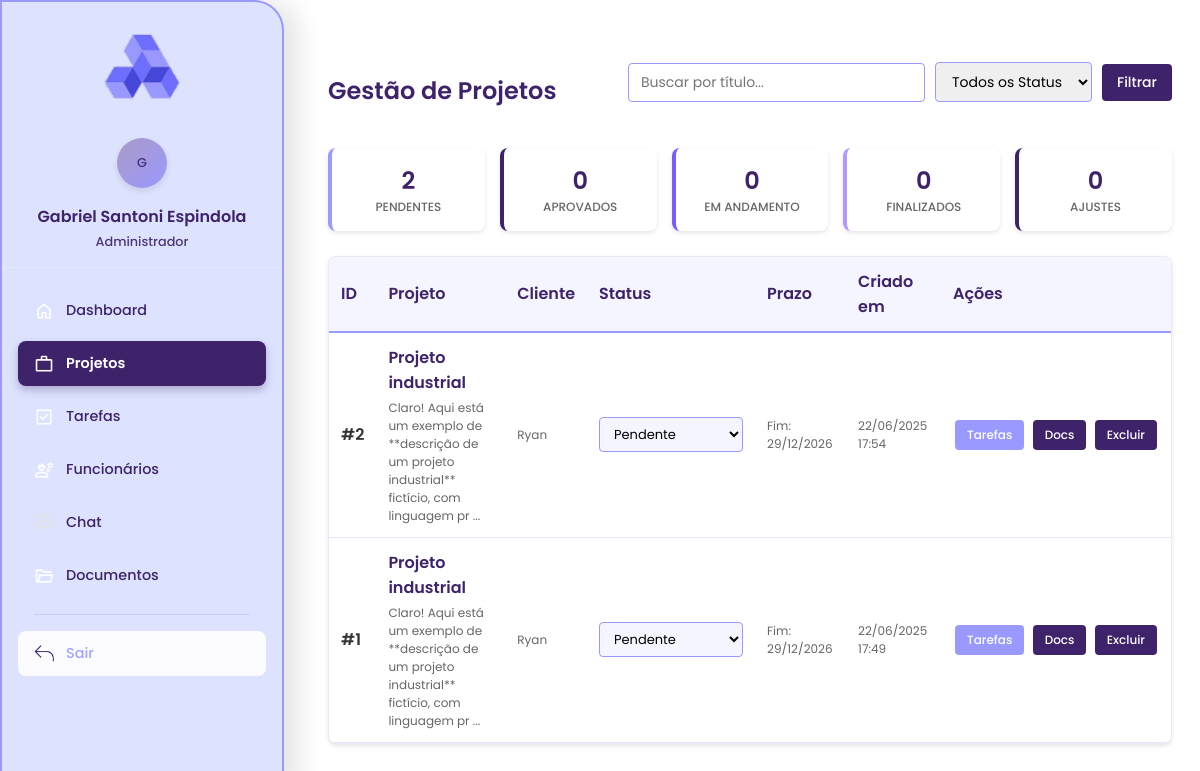
Screenshot of /gestor/projetos/listar_projetos.php (signed in) with the database file from the repository.
### tables this page shows
CREATE TABLE `projetos` (
  `id` int(11) NOT NULL,
  `titulo` varchar(255) NOT NULL,
  `descricao` text DEFAULT NULL,
  `cliente_id` int(11) DEFAULT NULL,
  `status` enum('pendente','aprovado','em_andamento','finalizado','ajustes') DEFAULT 'pendente',
  `data_inicio` date DEFAULT NULL,
  `data_fim` date DEFAULT NULL,
  `criado_em` timestamp NOT NULL DEFAULT current_timestamp()
);

### gestor/projetos/listar_projetos.php (the view, shortened to what this page needs)
listar projetos gestor <?php
require '../../conexao.php';
$busca = $_GET['busca'] ?? '';
$sql = "SELECT DISTINCT p.id, p.titulo, p.descricao, p.status, p.data_inicio, p.data_fim, p.criado_em,
               CASE
                   WHEN u.tipo = 'admin' OR u.id IS NULL THEN 'Sistema'
                   ELSE u.nome
               END as cliente_nome
        FROM projetos p
        LEFT JOIN usuarios u ON p.cliente_id = u.id
        WHERE 1=1";
$params = [];
$types = '';
$sql .= " ORDER BY p.criado_em DESC";
if (!empty($params)) {
    $stmt = $conn->prepare($sql);
    $stmt->bind_param($types, ...$params);
    $stmt->execute();
    $result = $stmt->get_result();
} else {
    $result = $conn->query($sql);
}
$stats_result = $conn->query("SELECT status, COUNT(*) as total FROM projetos GROUP BY status");
$stats = [];
while ($row = $stats_result->fetch_assoc()) {
    $stats[$row['status']] = $row['total'];
}
?>
<?php include '../sidebar.php'; ?>
<!DOCTYPE html>
<html lang="pt-BR">
<head>
    <link rel="stylesheet" href="../css/geral.css">
</head>
<body>
    <div class="main-content">
        <div class="header-section">
            <h2>Gestão de Projetos</h2>
            <form method="get" class="search-filters">
                <input type="text" name="busca" placeholder="Buscar por título..."
                       value="<?= htmlspecialchars($busca) ?>">
                <select name="status">
                    <option value="">Todos os Status</option>
                </select>
                <button type="submit"> Filtrar</button>
            </form>
        </div>
        <div class="stats-cards">
            <div class="stat-card pendente">
                <div class="stat-number"><?= $stats['pendente'] ?? 0 ?></div>
                <div class="stat-label">Pendentes</div>
            </div>
            <div class="stat-card aprovado">
                <div class="stat-number"><?= $stats['aprovado'] ?? 0 ?></div>
                <div class="stat-label">Aprovados</div>
            </div>
            <div class="stat-card em_andamento">
                <div class="stat-number"><?= $stats['em_andamento'] ?? 0 ?></div>
                <div class="stat-label">Em Andamento</div>
            </div>
            <div class="stat-card finalizado">
                <div class="stat-number"><?= $stats['finalizado'] ?? 0 ?></div>
                <div class="stat-label">Finalizados</div>
            </div>
            <div class="stat-card ajustes">
                <div class="stat-number"><?= $stats['ajustes'] ?? 0 ?></div>
                <div class="stat-label">Ajustes</div>
            </div>
        </div>
        <div class="projects-table">
            <table>
                <thead>
                    <tr>
                        <th>ID</th>
                        <th>Projeto</th>
                        <th>Cliente</th>
                        <th>Status</th>
                        <th>Prazo</th>
                        <th>Criado em</th>
                        <th>Ações</th>
                    </tr>
                </thead>
                <tbody>
                    <?php if ($result->num_rows > 0): ?>
                        <?php while ($projeto = $result->fetch_assoc()): ?>
                            <tr data-project-id="<?= $projeto['id'] ?>">
                                <td><strong>#<?= $projeto['id'] ?></strong></td>
                                <td>
                                    <div class="project-title"><?= htmlspecialchars($projeto['titulo']) ?></div>
                                    <?php if ($projeto['descricao']): ?>
                                        <div class="project-description">
                                            <?= htmlspecialchars(substr($projeto['descricao'], 0, 100)) ?>
                                            <?= strlen($projeto['descricao']) > 100 ? '...' : '' ?>
                                        </div>
                                    <?php endif; ?>
                                </td>
                                <td>
                                    <div class="client-name">
                                        <?= $projeto['cliente_nome'] ? htmlspecialchars($projeto['cliente_nome']) : 'N/A' ?>
                                    </div>
                                </td>
                                <td>
                                    <select class="status-select" data-project-id="<?= $projeto['id'] ?>"
                                            data-current-status="<?= $projeto['status'] ?>">
                                        <option value="pendente" <?= $projeto['status'] === 'pendente' ? 'selected' : '' ?>>
                                            Pendente
                                        </option>
                                    </select>
                                </td>
                                <td>
                                    <?php if ($projeto['data_inicio'] || $projeto['data_fim']): ?>
                                        <div class="date-info">
                                            <?php if ($projeto['data_fim']): ?>
                                                <div>Fim: <?= date('d/m/Y', strtotime($projeto['data_fim'])) ?></div>
                                            <?php endif; ?>
                                        </div>
                                    <?php else: ?>
                                        <span class="text-muted">-</span>
                                    <?php endif; ?>
                                </td>
                                <td>
                                    <div class="date-info">
                                        <?= date('d/m/Y H:i', strtotime($projeto['criado_em'])) ?>
                                    </div>
                                </td>
                                <td class="actions-cell">
                                    <a href="ver_tarefas.php?projeto_id=<?= $projeto['id'] ?>"
                                       class="btn btn-info" title="Ver Tarefas">
                                        Tarefas
                                    </a>
                                    <a href="ver_documentos.php?projeto_id=<?= $projeto['id'] ?>"
                                       class="btn btn-primary" title="Ver Documentos">
                                        Docs
                                    </a>
                                    <button class="btn btn-danger delete-btn"
                                            data-project-id="<?= $projeto['id'] ?>"
                                            data-project-title="<?= htmlspecialchars($projeto['titulo']) ?>"
                                            title="Excluir Projeto">
                                         Excluir
                                    </button>
                                </td>
                            </tr>
                        <?php endwhile; ?>
                    <?php endif; ?>
                </tbody>
            </table>
        </div>
    </div>
</body>
</html>

### gestor/css/geral.css (style rules this page uses)
.main-content { margin-left: 300px; padding: 2rem; }
a { text-decoration: none; font-family: 'Poppins'; }
h2 { font-family: 'Poppins'; font-weight: 200px; }

### gestor/projetos/listar_projetos.php (style rules this page uses)
body { font-family: 'Poppins', sans-serif; font-weight: 450; color: #333; }
.main-content { padding: 20px; max-width: 1400px; font-family: 'Poppins', sans-serif; }
h1, h2, h3, h4, h5, h6 { font-family: 'Poppins', sans-serif; font-weight: 600; color: #3E236A; }
.header-section { display: flex; justify-content: space-between; align-items: center; margin-bottom: 20px; flex-wrap: wrap; gap: 15px; }
.search-filters { display: flex; gap: 10px; align-items: center; flex-wrap: wrap; }
.search-filters input, .search-filters select { padding: 8px 12px; border: 1px solid #9999FF; border-radius: 4px; font-size: 14px; font-family: 'Poppins', sans-serif; }
.search-filters button { padding: 8px 15px; background: #3E236A; color: white; border: none; border-radius: 4px; cursor: pointer; font-size: 14px; font-family: 'Poppins', sans-serif; font-weight: 500; transition: all 0.3s; }
.stats-cards { display: grid; grid-template-columns: repeat(auto-fit, minmax(150px, 1fr)); gap: 15px; margin-bottom: 25px; }
.stat-card { background: white; padding: 15px; border-radius: 8px; box-shadow: 0 2px 4px rgba(0,0,0,0.1); text-align: center; border-left: 4px solid; transition: transform 0.3s; }
.stat-card.pendente { border-left-color: #9999FF; }
.stat-card.aprovado { border-left-color: #3E236A; }
.stat-card.em_andamento { border-left-color: #7A5CFF; }
.stat-card.finalizado { border-left-color: #B399FF; }
.stat-card.ajustes { border-left-color: #3E236A; }
.stat-number { font-size: 24px; font-weight: 600; color: #3E236A; }
.stat-label { font-size: 12px; color: #666; text-transform: uppercase; font-weight: 500; }
.projects-table { background: white; border-radius: 8px; overflow: hidden; box-shadow: 0 2px 4px rgba(0,0,0,0.1); border: 1px solid rgba(62, 35, 106, 0.1); }
.projects-table table { width: 100%; border-collapse: collapse; }
.projects-table th { background: #F5F5FF; padding: 12px; text-align: left; font-weight: 600; color: #3E236A; border-bottom: 2px solid #9999FF; }
.projects-table td { padding: 12px; border-bottom: 1px solid #E6E6FF; vertical-align: middle; }
.status-select { padding: 6px 10px; border: 1px solid #9999FF; border-radius: 4px; font-size: 13px; min-width: 120px; font-family: 'Poppins', sans-serif; background: #F5F5FF; }
.actions-cell { white-space: nowrap; }
.btn { padding: 6px 12px; border: none; border-radius: 4px; cursor: pointer; font-size: 12px; text-decoration: none; display: inline-block; margin: 2px; transition: all 0.2s; font-family: 'Poppins', sans-serif; font-weight: 500; }
.btn-primary { background: #3E236A; color: white; }
.btn-danger { background: #3E236A; color: white; }
.btn-info { background: #9999FF; color: white; }
.project-title { font-weight: 600; color: #3E236A; }
.project-description { font-size: 12px; color: #666; margin-top: 4px; }
.client-name { font-size: 12px; color: #666; }
.date-info { font-size: 12px; color: #666; }

### rows the page displays
projetos: id "2", titulo "Projeto industrial", descricao "Claro! Aqui está um exemplo de **descrição de um projeto industrial** fictício, com linguagem pr", cliente_nome "Ryan", status+id "Pendente", data_fim "29/12/2026", criado_em "22/06/2025 17:54"
projetos: id "1", titulo "Projeto industrial", descricao "Claro! Aqui está um exemplo de **descrição de um projeto industrial** fictício, com linguagem pr", cliente_nome "Ryan", status+id "Pendente", data_fim "29/12/2026", criado_em "22/06/2025 17:49"

### other values shown
substr($_SESSION['usuario_nome'] ?? 'U', 0, 1) "G"
$_SESSION['usuario_nome'] "Gabriel Santoni Espindola"
getUserTypeName($userType) "Administrador"
$item['label'] "Dashboard"
$item['label'] "Projetos"
$item['label'] "Tarefas"
$item['label'] "Funcionários"
$item['label'] "Chat"
$item['label'] "Documentos"
$stats['pendente'] "2"
$stats['aprovado'] "0"
$stats['em_andamento'] "0"
$stats['finalizado'] "0"
$stats['ajustes'] "0"
